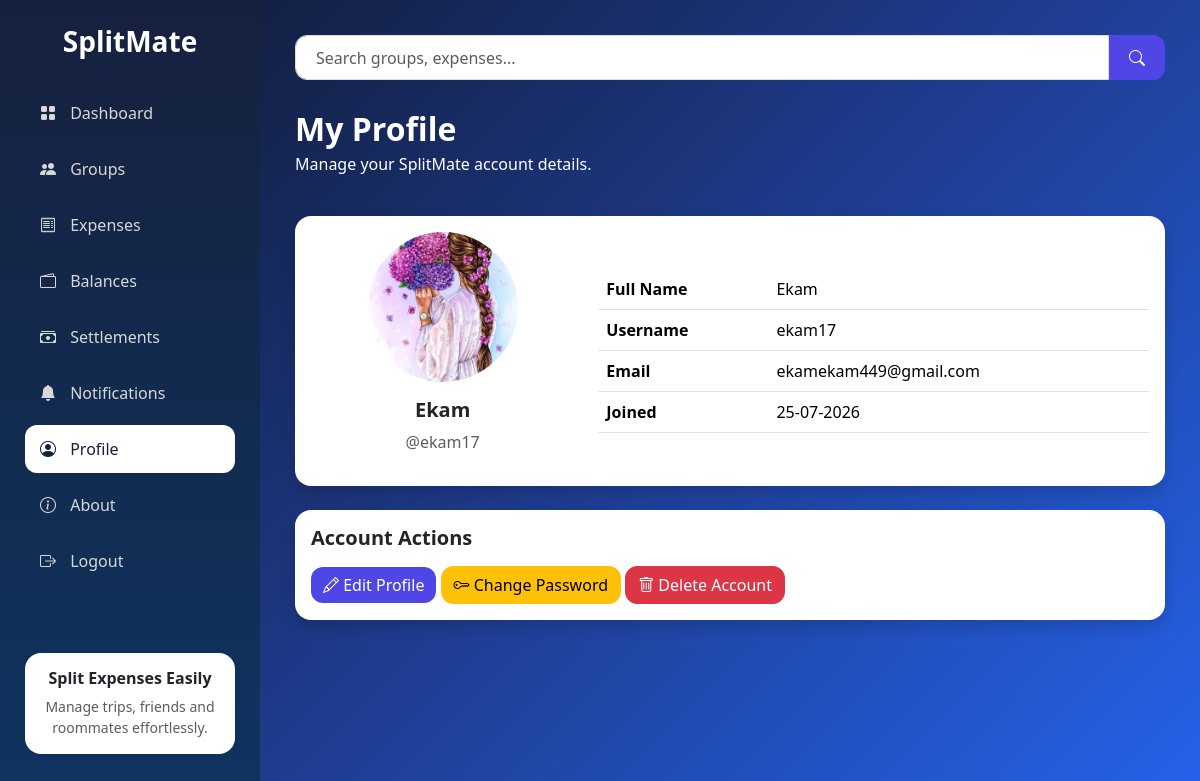
Page /profile/ (signed in) on the committed database.
### models.py (models this page shows, shortened)
class User(db.Model):
    __tablename__ = "user"
    id = db.Column(db.Integer,primary_key=True)
    fullname = db.Column(db.String(100),nullable=False)
    username = db.Column(db.String(50),unique=True,nullable=False)
    email = db.Column(db.String(120),unique=True,nullable=False)
    password = db.Column(db.String(255),nullable=False)
    profile_image = db.Column(db.String(255),nullable=False,default="default.png")
    is_active = db.Column(db.Boolean, default=True, nullable=False)
    created_at = db.Column(db.DateTime,nullable=False,default=datetime.utcnow)
    groups = db.relationship("Group",backref="creator",lazy=True)
    expenses = db.relationship("Expense",backref="creator",lazy=True)
    group_memberships = db.relationship("GroupMember",backref="user",lazy=True)
    notifications = db.relationship("Notification",backref="user",lazy=True)
    sent_settlements = db.relationship("Settlement",foreign_keys="Settlement.payer_id",backref="payer",lazy=True)
    received_settlements = db.relationship("Settlement",foreign_keys="Settlement.receiver_id",backref="receiver",lazy=True)

### routes/profile.py (the view)
@profile.route("/")
def profile_home():
    if "user_id" not in session:
        return redirect(url_for("auth.login"))
    user = User.query.get_or_404(session["user_id"])
    return render_template("profile/profile.html",user=user)

### templates/profile/profile.html (shortened to what this page needs)
{% extends "dashboard_base.html" %}
{% block profile_active %}
active
{% endblock %}
{% block page_content %}
<div class="d-flex justify-content-between align-items-center mb-4">
    <div>
        <h2 class="fw-bold mb-1">
            My Profile
        </h2>
        <p>
            Manage your SplitMate account details.
        </p>
    </div>
</div>
<div class="card shadow border-0 rounded-4">
<div class="card-body">
<div class="row align-items-center">
<div class="col-md-4 text-center">
    <img src="{{ url_for(
        'static',
        filename='profile_images/' + user.profile_image
    ) }}"
    class="rounded-circle mb-3"
    width="150"
    height="150"
    style="object-fit: cover;">
    <h5 class="fw-bold">
        {{ user.fullname }}
    </h5>
    <p class="text-muted">
        @{{ user.username }}
    </p>
</div>
<div class="col-md-8">
    <table class="table">
        <tr>
            <th>
                Full Name
            </th>
            <td>
                {{ user.fullname }}
            </td>
        </tr>
        <tr>
            <th>
                Username
            </th>
            <td>
                {{ user.username }}
            </td>
        </tr>
        <tr>
            <th>
                Email
            </th>
            <td>
                {{ user.email }}
            </td>
        </tr>
        <tr>
            <th>
                Joined
            </th>
            <td>
                {{ user.created_at.strftime("%d-%m-%Y") }}
            </td>
        </tr>
    </table>
</div>
</div>
</div>
</div>
<div class="card shadow border-0 rounded-4 mt-4">
<div class="card-body">
<h5 class="fw-bold mb-3">
    Account Actions
</h5>
<a href="{{ url_for('profile.edit_profile') }}"
class="btn btn-primary">
    <i class="bi bi-pencil"></i>
    Edit Profile
</a>
<a href="{{ url_for('profile.change_password') }}"
class="btn btn-warning">
    <i class="bi bi-key"></i>
    Change Password
</a>
<a href="{{ url_for('profile.delete_account') }}"
class="btn btn-danger">
    <i class="bi bi-trash"></i>
    Delete Account
</a>
</div>
</div>
{% endblock %}

### static/css/style.css (style rules this page uses)
* { margin:0; padding:0; box-sizing:border-box; font-family:"Segoe UI",sans-serif; }
body { min-height:100vh; background:linear-gradient(135deg,#0f172a,#1e3a8a,#2563eb); }
.btn { border-radius:12px; font-weight:500; }
.btn-primary { background:#4f46e5; border:none; }
.table { margin-bottom:0; }
.table tbody td { vertical-align:middle; }

### rows in the picture
User: profile_image (placeholder picture), fullname "Ekam", username "ekam17", email "ekamekam449@gmail.com", created_at "25-07-2026"
